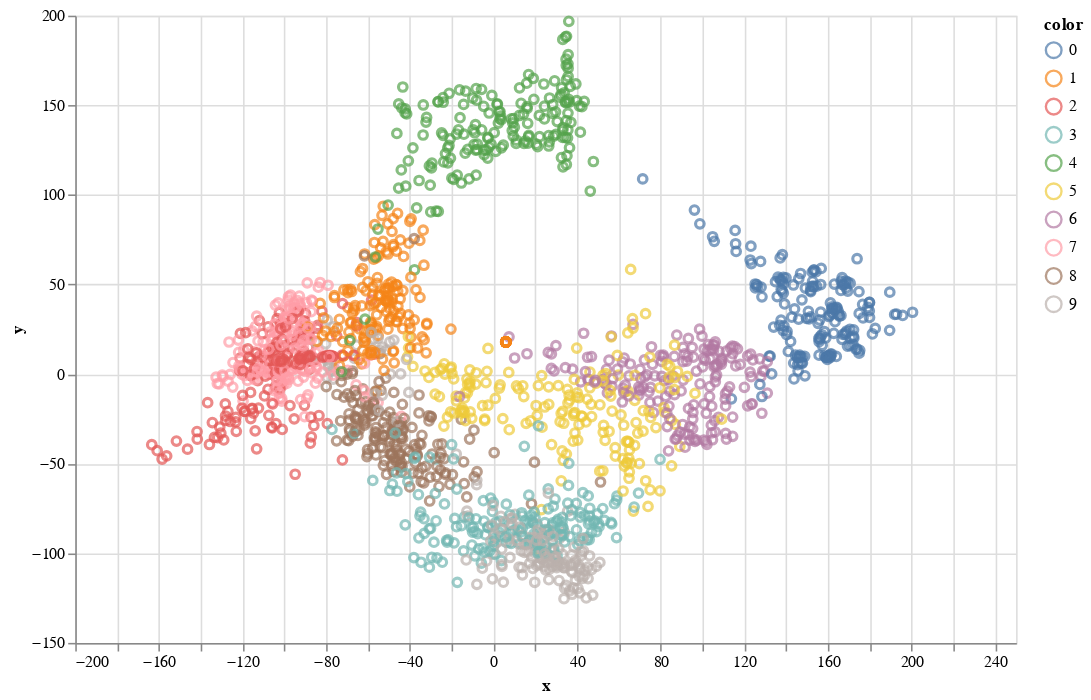

The cell this chart's notebook holds for it:
### Code cell
from sklearn.manifold import Isomap

pd.DataFrame(Isomap().fit_transform(digits.data), columns=["x", "y"]).assign(
    color=digits.target
).pipe(
    lambda df: alt.Chart(df, width=600, height=400)
    .mark_point()
    .encode(x="x:Q", y="y:Q", color="color:N", tooltip=["color:N"])
)

### Figure 1 — Vega-Lite specification as saved in the notebook (floating-point values rounded to 4 significant figures; data arrays with more than 128 entries replaced by an {"elided": "..."} marker saying what was removed)
{"config": {"view": {"continuousWidth": 400, "continuousHeight": 300}}, "data": {"name": "data-182ec3b402c7e3e1b5bfbb6a4bf41a2c"}, "mark": "point", "encoding": {"color": {"type": "nominal", "field": "color"}, "tooltip": [{"type": "nominal", "field": "color"}], "x": {"type": "quantitative", "field": "x"}, "y": {"type": "quantitative", "field": "y"}}, "height": 400, "width": 600, "$schema": "https://vega.github.io/schema/vega-lite/v4.8.1.json", "datasets": {"data-182ec3b402c7e3e1b5bfbb6a4bf41a2c": {"elided": "1797 records"}}}
